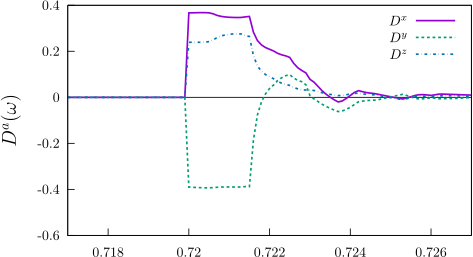

Reproduce this figure in gnuplot.
set terminal mp color dashed latex 11

set xlabel " "

set lmargin 10
set rmargin 2

set xtics nomirror
set ytics nomirror
set zeroaxis lw 1 lt 2 lc 0
# set label 1 "{\\Large C$_{16}$H$_{8}$-alt}"   at graph 0.75, graph 0.15 

set output "alt-dsp.mp"
set xrange [0.717:0.727]
set yrange [-0.6:0.4]
set key title ""
set ylabel "{\\Large $D^{a}(\\omega)$}"


p   "data/alt/res-spin_0-0.8eV/dsp.kk_x_14452_65-spin_scissor_0_Nc_18" u ($1+0.0015):(0.813*2*$4/($2+$3+1.e-10)) title "$D^{x}$" w l lw 2.0 lt 1 dt 1,\
    "data/alt/res-spin_0-0.8eV/dsp.kk_y_14452_65-spin_scissor_0_Nc_18" u ($1+0.0015):(0.813*2*$4/($2+$3+1.e-10)) title "$D^{y}$" w l lw 2.0 lt 2 dt 2,\
    "data/alt/res-spin_0-0.8eV/dsp.kk_z_14452_65-spin_scissor_0_Nc_18" u ($1+0.0015):(0.813*2*$4/($2+$3+1.e-10)) title "$D^{z}$" w l lw 2.0 lt 6 dt 3,\
